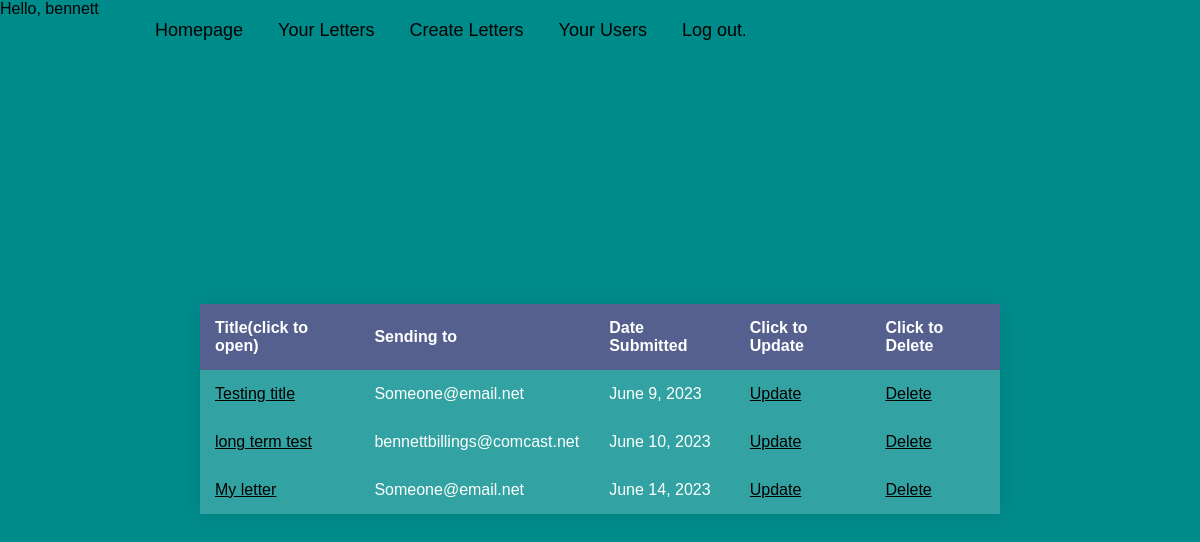
Page /letter (signed in) on the committed database.
### letter/models.py (models this page shows, shortened)
class Letter(models.Model):
    first_name = models.CharField(max_length=30, null=True)
    last_name = models.CharField(max_length=30, null=True)
    send_to = models.EmailField()
    title = models.CharField(max_length=50)
    content = models.TextField()
    ending = models.CharField(max_length=50)
    date_to_send = models.DateField()
    submitted = models.DateField(auto_now_add=True)
    class Meta:
        ordering = ['submitted']

### letter/views.py (the view)
# urls.py: path('letter', views.LetterView.as_view(), name='letter'),
class LetterView(LoginRequiredMixin, ListView):
    login_url = reverse_lazy('login')
    template_name = 'letter/letter.html'
    model = Letter

### letter/templates/letter/letter.html (shortened to what this page needs)
{% extends 'base.html' %}
{% load static %}
{% block content %}
    <div class="container">
        <table class="letter-table">
            <thead>
                <tr>
                    <th>Title(click to open)</th>
                    <th>Sending to</th>
                    <th>Date Submitted</th>
                    <th>Click to Update</th>
                    <th>Click to Delete</th>
                </tr>
            </thead>
            <tbody>
            {% for letter in object_list %}
                <tr>
                    <td><a id="view_content_letter" class="nav-view_content-a{% if request.path == content_view_letter %} current-page{% endif %}" href="{% url 'content_view_letter' letter.id %}">{{ letter.title }}</a></td>
                    <td>{{ letter.send_to }}</td>
                    <td>{{ letter.submitted }}</td>
                    <td><a id="update-letter-a" class="nav-update-a{% if request.path == update_letter %} current-page{% endif %}" href="{% url 'update_letter' letter.id %}">Update</a></td>
                    <td><a id="delete-letter-a" class="nav-delete-a{% if request.path == delete_letter %} current-page{% endif %}" href="{% url 'delete_letter' letter.id %}">Delete</a></td>
                </tr>
            {% endfor %}
            </tbody>
        </table>
    </div>
{% endblock content %}

### proj_site/templates/base.html (shortened to what this page needs)
{% load static %}
<!DOCTYPE html>
<html lang="en">
  <head>
    <link rel="stylesheet" type="text/css" href="{% static 'proj_site/main.css' %}" />
    {% if user.is_authenticated %}
      Hello, {{ user.username }}
    {% else %}
      Hello Person!
    {% endif %}
  </head>
  <body>
      <header class="base-header">
        <nav class="base-navbar">
          {% block topnav %}
          {% url 'create_letter' as create_letter %}
          {% url 'letter' as letter %}
          {% url 'home' as home %}
          {% url 'letter_user' as letter_user %}
          <a class="nav-item{% if request.path == home %} current-page{% endif %}" href="{% url 'home' %}">Homepage</a>
          {% if user.is_authenticated %}
            <a class="nav-item{% if request.path == letter %} current-page{% endif %}" href="{% url 'letter' %}">Your Letters</a>
            <a class="nav-item{% if request.path == create_letter %} current-page{% endif %}" href="{% url 'create_letter' %}">Create Letters</a>
            <a class="nav-item{% if request.path == letter_user %} current-page{% endif %}" href="{% url 'letter_user' %}">Your Users</a>
            <a class="nav-items" href="{% url 'logout' %}?next=/">Log out</a>.
          {% else %}
            Not logged in.
            <a href="{% url 'login' %}?next=/">Log in</a>.
          {% endif %}
          {% endblock topnav %}
        </nav>
      </header>
    <section id="main">
      {% block content %}{% endblock content %}
    </section>
  </body>
</html>

### proj_site/static/proj_site/main.css (style rules this page uses)
* { color: black; margin: 0; padding: 0; box-sizing: border-box; font-family: 'Poppins', sans-serif; }
body { background: darkcyan; }
#main { height: 100vh; background-position: center; display: flex; align-items: center; padding: 0 10%; color: black; }
.base-navbar { position: fixed; top: 0; left: 0; width: 100%; padding: 20px 10%; background: transparent; display: flex; justify-content:left; align-items: center; z-index: 100; }
.base-navbar a { font-size: 18px; color: black; text-decoration: none; font-weight: 500; margin-left: 35px; transition: .3s; }
.container { position: absolute; top: 50%; left: 50%; transform: translate(-50%, -50%); }
table { width: 800px; border-collapse: collapse; overflow: hidden; box-shadow: 0 0 20px rgba(0,0,0,0.1); }
th, td { padding: 15px; background-color: rgba(255,255,255,0.2); color: #fff; }
th { text-align: left; }

### rows in the picture
Letter: title "Testing title", send_to "Someone@email.net", submitted "June 9, 2023"
Letter: title "long term test", send_to "bennettbillings@comcast.net", submitted "June 10, 2023"
Letter: title "My letter", send_to "Someone@email.net", submitted "June 14, 2023"

### other values in the picture
{{ user.username }} "bennett"
